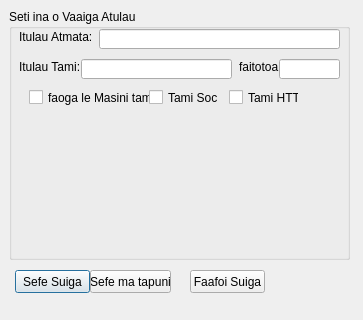
<?xml version="1.0" encoding="UTF-8"?>
<ui version="4.0">
 <class>settingsDialog</class>
 <widget class="QDialog" name="settingsDialog">
  <property name="geometry">
   <rect>
    <x>0</x>
    <y>0</y>
    <width>363</width>
    <height>320</height>
   </rect>
  </property>
  <property name="windowTitle">
   <string>Seti ina o le Polokalame</string>
  </property>
  <widget class="QGroupBox" name="groupBox">
   <property name="geometry">
    <rect>
     <x>9</x>
     <y>9</y>
     <width>341</width>
     <height>251</height>
    </rect>
   </property>
   <property name="font">
    <font>
     <weight>50</weight>
     <bold>false</bold>
    </font>
   </property>
   <property name="title">
    <string>Seti ina o Vaaiga Atulau</string>
   </property>
   <widget class="QLabel" name="label">
    <property name="geometry">
     <rect>
      <x>10</x>
      <y>20</y>
      <width>81</width>
      <height>16</height>
     </rect>
    </property>
    <property name="font">
     <font>
      <weight>50</weight>
      <bold>false</bold>
     </font>
    </property>
    <property name="text">
     <string>Itulau Atmata:</string>
    </property>
   </widget>
   <widget class="QLineEdit" name="homUrlLineIN">
    <property name="geometry">
     <rect>
      <x>90</x>
      <y>20</y>
      <width>241</width>
      <height>20</height>
     </rect>
    </property>
   </widget>
   <widget class="QLabel" name="label_2">
    <property name="geometry">
     <rect>
      <x>10</x>
      <y>50</y>
      <width>71</width>
      <height>16</height>
     </rect>
    </property>
    <property name="font">
     <font>
      <weight>50</weight>
      <bold>false</bold>
     </font>
    </property>
    <property name="text">
     <string>Itulau Tami:</string>
    </property>
   </widget>
   <widget class="QLineEdit" name="proxyserverLineIn">
    <property name="geometry">
     <rect>
      <x>72</x>
      <y>50</y>
      <width>151</width>
      <height>20</height>
     </rect>
    </property>
   </widget>
   <widget class="QLabel" name="label_3">
    <property name="geometry">
     <rect>
      <x>230</x>
      <y>50</y>
      <width>51</width>
      <height>16</height>
     </rect>
    </property>
    <property name="text">
     <string>faitotoa:</string>
    </property>
   </widget>
   <widget class="QLineEdit" name="proxyPortLineIN">
    <property name="geometry">
     <rect>
      <x>270</x>
      <y>50</y>
      <width>61</width>
      <height>20</height>
     </rect>
    </property>
   </widget>
   <widget class="QCheckBox" name="useproxy">
    <property name="geometry">
     <rect>
      <x>20</x>
      <y>80</y>
      <width>121</width>
      <height>17</height>
     </rect>
    </property>
    <property name="text">
     <string>faoga le Masini tami</string>
    </property>
   </widget>
   <widget class="QCheckBox" name="Sock5Toggle">
    <property name="geometry">
     <rect>
      <x>140</x>
      <y>80</y>
      <width>70</width>
      <height>17</height>
     </rect>
    </property>
    <property name="text">
     <string>Tami Sock5</string>
    </property>
   </widget>
   <widget class="QCheckBox" name="HTTPToggle">
    <property name="geometry">
     <rect>
      <x>220</x>
      <y>80</y>
      <width>70</width>
      <height>17</height>
     </rect>
    </property>
    <property name="text">
     <string>Tami HTTP</string>
    </property>
   </widget>
  </widget>
  <widget class="QPushButton" name="pushButton">
   <property name="geometry">
    <rect>
     <x>15</x>
     <y>270</y>
     <width>75</width>
     <height>23</height>
    </rect>
   </property>
   <property name="text">
    <string>Sefe Suiga</string>
   </property>
  </widget>
  <widget class="QPushButton" name="pushButton_2">
   <property name="geometry">
    <rect>
     <x>190</x>
     <y>270</y>
     <width>75</width>
     <height>23</height>
    </rect>
   </property>
   <property name="text">
    <string>Faafoi Suiga</string>
   </property>
  </widget>
  <widget class="QPushButton" name="pushButton_3">
   <property name="geometry">
    <rect>
     <x>90</x>
     <y>270</y>
     <width>81</width>
     <height>23</height>
    </rect>
   </property>
   <property name="text">
    <string>Sefe ma tapuni</string>
   </property>
  </widget>
 </widget>
 <resources/>
 <connections/>
</ui>
